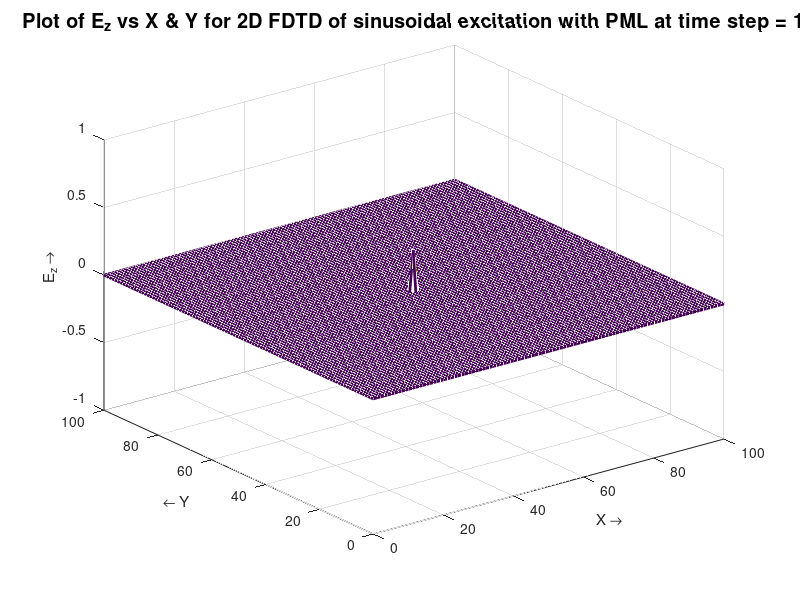

Reproduce this figure in MATLAB. (Note: this script raises an error after producing the figure.)
%%%%%%%%%%%%%%%%%%%%%%%%%%%%%%%%%%%%%%%%%%%%%%%%%%%%%%%%%%%%%%%%%%%%%%%%%%%%%%%%%%%%%%%%%%%%%%%%%%%%%%%%%%%%%%%%%%%%%%%%
% Assignment No-IV : - MATLAB code to implement PML as absorbing boundary condition in 2D FDTD of TMz mode propagation %
% of EM wave.  This progam work for any rectangular problem space at PML of specified dimension with same or different %
% step size in x and y direction                                                                                       % 
%%%%%%%%%%%%%%%%%%%%%%%%%%%%%%%%%%%%%%%%%%%%%%%%%%%%%%%%%%%%%%%%%%%%%%%%%%%%%%%%%%%%%%%%%%%%%%%%%%%%%%%%%%%%%%%%%%%%%%%%
% Submitted By -  ABHISHEK ANCHAL, 13104163, Electrical Engineering, IIT Kanpur, Email: aanchal@iitk.ac.in             %
%%%%%%%%%%%%%%%%%%%%%%%%%%%%%%%%%%%%%%%%%%%%%%%%%%%%%%%%%%%%%%%%%%%%%%%%%%%%%%%%%%%%%%%%%%%%%%%%%%%%%%%%%%%%%%%%%%%%%%%%

close all;
clear all;
clc;

%Grid Dimension in x (xdim) direction
c = 3e8;%1; % speed of light
freq_in=3e7;% frquency in Hz
eps_r = 1; % relative dielectric constant of medium 

lamda = (c/freq_in)/sqrt(eps_r);
xdim = 100;
dx = lamda/10; % x-position step
x = 0:dx:xdim ; 
xsteps = length(x);

%Total time
time_tot=400;
Rx = 0.5; % courant constant of stability R < 1 => dispersion, R > 1 => unstability
c = 3e8; % speed of light
dt = Rx*dx/c;
% t = 0:dt:time_tot;
tsteps = time_tot;

%Grid Dimension in y (ydim) direction
ydim = 100;
Ry = 0.5;
dy = c*dt/Ry;
y = 0:dy:ydim ; 
ysteps = length(y);

% position of source
xsource=floor(xsteps/2); 
ysource=floor(ysteps/2); 

% Defining PML parameters
length_pml_x = xsteps/5; % width of PML along x-direction
length_pml_y = ysteps/5; % width of PML along y-direction

xn = zeros(1,xsteps);
yn = zeros(1,ysteps);
fi1 = zeros(1,xsteps);
fi2 = ones(1,xsteps);
fi3 = ones(1,xsteps);
gi2 = ones(1,xsteps);
gi3 = ones(1,xsteps);
fj1 = zeros(1,ysteps);
fj2 = ones(1,ysteps);
fj3 = ones(1,ysteps);
gj2 = ones(1,ysteps);
gj3 = ones(1,ysteps);

gaz = ones(ysteps,xsteps);
gbz = zeros(ysteps,xsteps);

for ii = 1:length_pml_x
    xnum = length_pml_x-ii ; % making the transition at problem space smooth, i.e. making zero conductivity at boundary of PML and problem space
    xn(ii)=0.333*((xnum/length_pml_x)^3 );
    fi1(ii)=xn(ii); % for 1-side of PML in x-direction
    fi1(xsteps-ii)=xn(ii);  % for 2nd-side of PML in x-direction
    fi2(ii)=1/(1+xn(ii));
    fi2(xsteps-ii)=1/(1+xn(ii));
    fi3(ii)=(1-xn(ii))/(1+xn(ii));
    fi3(xsteps-ii)=(1-xn(ii))/(1+xn(ii));
    gi2(ii)=1/(1+xn(ii));
    gi2(xsteps-ii)=1/(1+xn(ii));
    gi3(ii)=(1-xn(ii))/(1+xn(ii));
    gi3(xsteps-ii)=(1-xn(ii))/(1+xn(ii));
    gaz(:,ii)=1/(1+2*xn(ii));
    gaz(:,xsteps-ii)=1/(1+2*xn(ii));
    gbz(:,ii)=2*xn(ii);
    gbz(:,xsteps-ii)=2*xn(ii);

end

for jj = 1:length_pml_y
    ynum = length_pml_y-jj ; % making the transition at problem space smooth, i.e. making zero conductivity at boundary of PML and problem space
    yn(jj)=0.333*((ynum/length_pml_y)^3 );
    fj1(jj)=yn(jj); % for 1-side of PML in y-direction
    fj1(ysteps-jj)=yn(jj);  % for 2nd-side of PML in y-direction
    fj2(jj)=1/(1+yn(jj));
    fj2(ysteps-jj)=1/(1+yn(jj));
    fj3(jj)=(1-yn(jj))/(1+yn(jj));
    fj3(ysteps-jj)=(1-yn(jj))/(1+yn(jj));
    gj2(jj)=1/(1+yn(jj));
    gj2(ysteps-jj)=1/(1+yn(jj));
    gj3(jj)=(1-yn(jj))/(1+yn(jj));
    gj3(ysteps-jj)=(1-yn(jj))/(1+yn(jj));
    gaz(jj,:)=1/(1+2*yn(jj));
    gaz(ysteps-jj,:)=1/(1+2*yn(jj));
    gbz(jj,:)=2*yn(jj);
    gbz(ysteps-jj,:)=2*yn(jj);
end

% Initialization of field vectors
Dz=zeros(ysteps,xsteps);
Ez=zeros(ysteps,xsteps);
Hx=zeros(ysteps,xsteps);
Hy=zeros(ysteps,xsteps);

IHx = zeros(ysteps,xsteps);
IHy = zeros(ysteps,xsteps);
Iz = zeros(ysteps,xsteps);

for n = 1:tsteps
%% Implementing 2D-FDTD
 % Calculating Hx
for l = 1: xsteps
    for m = 1:ysteps-1
        curl_ex = Ez(m,l)-Ez(m+1,l);
        IHx(m,l) = IHx(m,l)+fi1(l)*curl_ex; 
   Hx(m,l) = fj3(m)*Hx(m,l)+fj2(m)*Ry*(curl_ex+IHx(m,l));
    end
end

 % Calculating Hy
for m1 = 1: ysteps
    for l1 = 1:xsteps-1
   curl_ey = Ez(m1,l1+1)-Ez(m1,l1);
        IHy(m1,l1) = IHy(m1,l1)+fj1(m1)*curl_ey; %** check
   Hy(m1,l1) = fi3(l1)*Hy(m1,l1)+fi2(l1)*Rx*(curl_ey+IHy(m1,l1));
    end
end

 % Calculating Dz
for m2 = 2: ysteps
    for l2 = 2:xsteps
   Dz(m2,l2) = gi3(l2)*gj3(m2)*Dz(m2,l2)+gi2(l2)*gj2(m2)*(Rx*(Hy(m2,l2)-Hy(m2,l2-1))-Ry*(Hx(m2,l2)-Hx(m2-1,l2))); % can make separte Rx,Ry
    end
end

% Calculating Ez
Ez = gaz.*(Dz-Iz);
Iz = Iz + gbz.*Ez;

%% creating sine source

    pulse=sin(((2*pi*(freq_in)*n*dt)));

    % % for a single Gaussian source
%     if n<=42
%         pulse =(10-15*cos(n*pi/20)+6*cos(2*n*pi/20)-cos(3*n*pi/20))/32;
%     end
%   
% for peroidic Gaussian wave source
       % pulse =(10-15*cos(n*pi/20)+6*cos(2*n*pi/20)-cos(3*n*pi/20))/32;

% Another way to implement Gaussian source
% t0=40.0;
% spread=15.0;     
% pulse=exp(-1.*((t0-n)./spread)^2);
%% Assigning source
    Ez(ysource,xsource) = pulse; % Hard source acts as Metal wall
%             Ez(ysource,xsource) =  Ez(ysource,xsource)+pulse; % soft source passes the wave through it

%         Ez(ysource+ysource/2,xsource+xsource/2) = pulse;
%         Ez(ysource-ysource/2,xsource-xsource/2) = -1*pulse;
        
%         Hy(xsource) = pulse;

%% Plotting Ez-wave
    mesh(x,y,Ez,'linewidth',2);
    xlabel('X \rightarrow');
    ylabel('\leftarrow Y');
    zlabel('E_z \rightarrow');
    titlestring=['\fontsize{20}Plot of E_z vs X & Y for 2D FDTD of sinusoidal excitation with PML at time step = ',num2str(n)];
    title(titlestring,'color','k');
    axis([0 xdim 0 ydim -1 1]);
    goodplot()
    
    getframe;

end